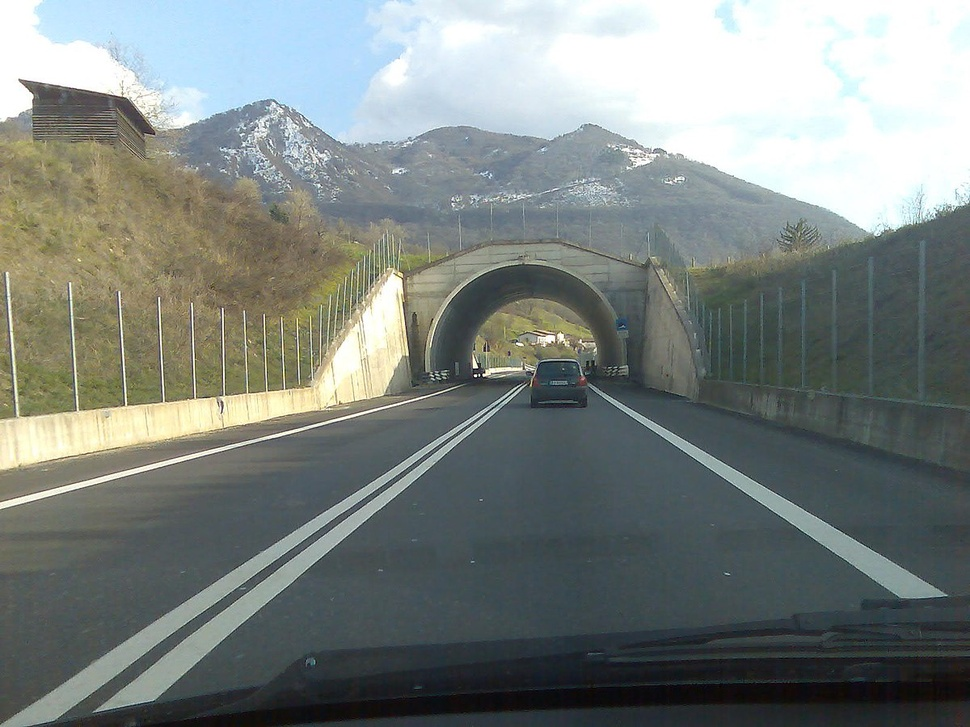
#> input picture 01_OpenCV/02_OpenCV-Basic-Image-Processing-Operations/08_canny-edge-detector/image/lane.jpg, 970 x 727 px, shrunk from 1200 x 900 before the run
$ python opencv_canny.py
#> lines starting #> are read from the running program, lines starting #| are printed output that depends on the picture; after the words box and inside, x2 and y2 are one past the last pixel; in counts of white or black regions, pixels touching at a corner belong together
import cv2
import logging
import os

logging.basicConfig(level=logging.INFO)

def display_image(title, image):
    cv2.imshow(title, image)
    cv2.waitKey(0)

def find_optimal_canny_threshold(image, low_start=10, high_start=200, step=10):
    optimal_low = low_start
    optimal_high = high_start
    optimal_edges = cv2.Canny(image, optimal_low, optimal_high)

    for low in range(low_start, 256, step):
        for high in range(high_start, 256, step):
            edges = cv2.Canny(image, low, high)
            if cv2.countNonZero(edges) < cv2.countNonZero(optimal_edges):
                optimal_low = low
                optimal_high = high
                optimal_edges = edges

    return optimal_low, optimal_high, optimal_edges

def canny_edge_detection(image_path):
    # Load the image, convert it to grayscale, and blur it slightly
    logging.info(f"Loading image from: {image_path}")
    image = cv2.imread(image_path)
#> image is the input picture: shape (727, 970, 3); mean B, G, R 127.8, 131, 124
    display_image("Original", image)

    gray = cv2.cvtColor(image, cv2.COLOR_BGR2GRAY)
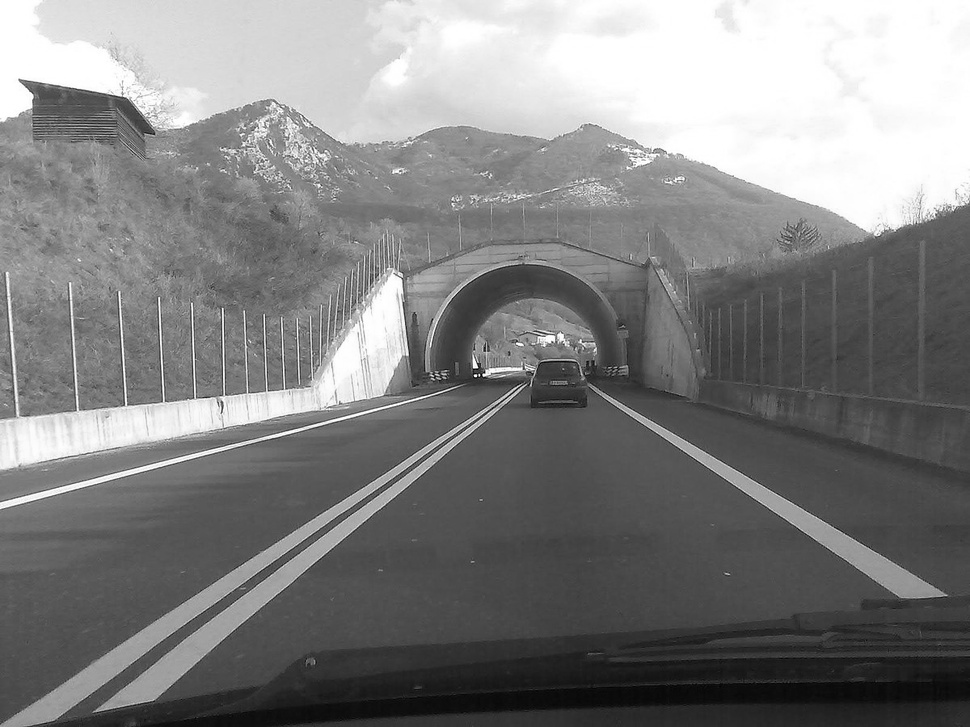
#> gray: shape (727, 970); min 1, max 255, mean 128.5
    blurred = cv2.GaussianBlur(gray, (5, 5), 0)

    # Show the original and blurred images
    display_image("Blurred", blurred)

    # Find optimal Canny thresholds
    low, high, wide_edges = find_optimal_canny_threshold(blurred)
#> in find_optimal_canny_threshold, `optimal_edges = cv2.Canny(image, optimal_low, optimal_high)`:
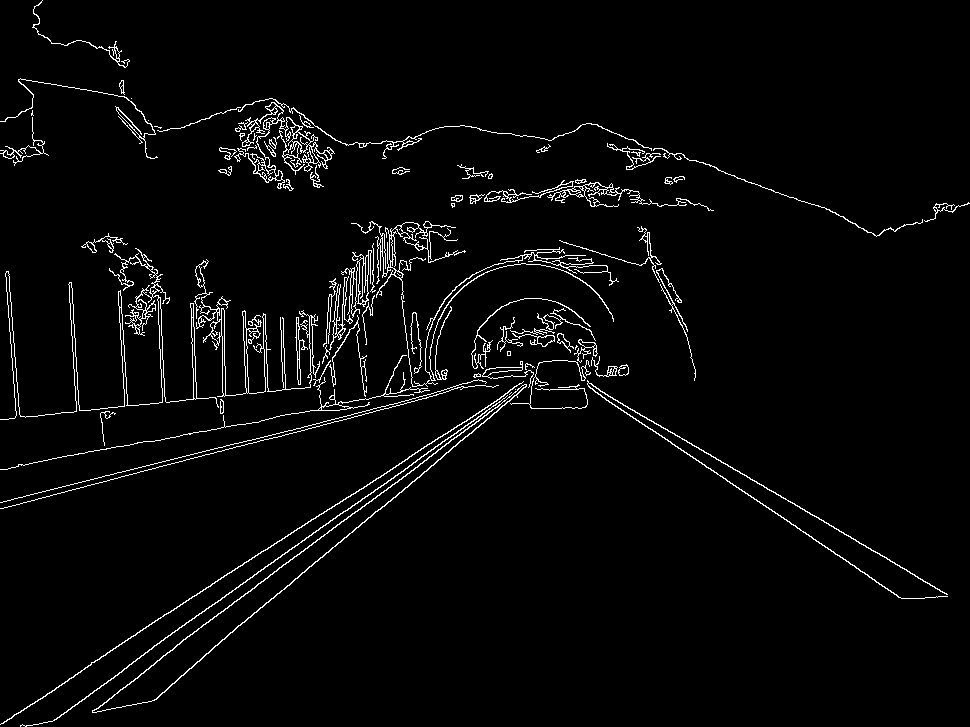
#> optimal_edges: shape (727, 970); 3.1% white in thin lines or dots
#> after the loop in find_optimal_canny_threshold, `for low in range(low_start, 256, step):`:
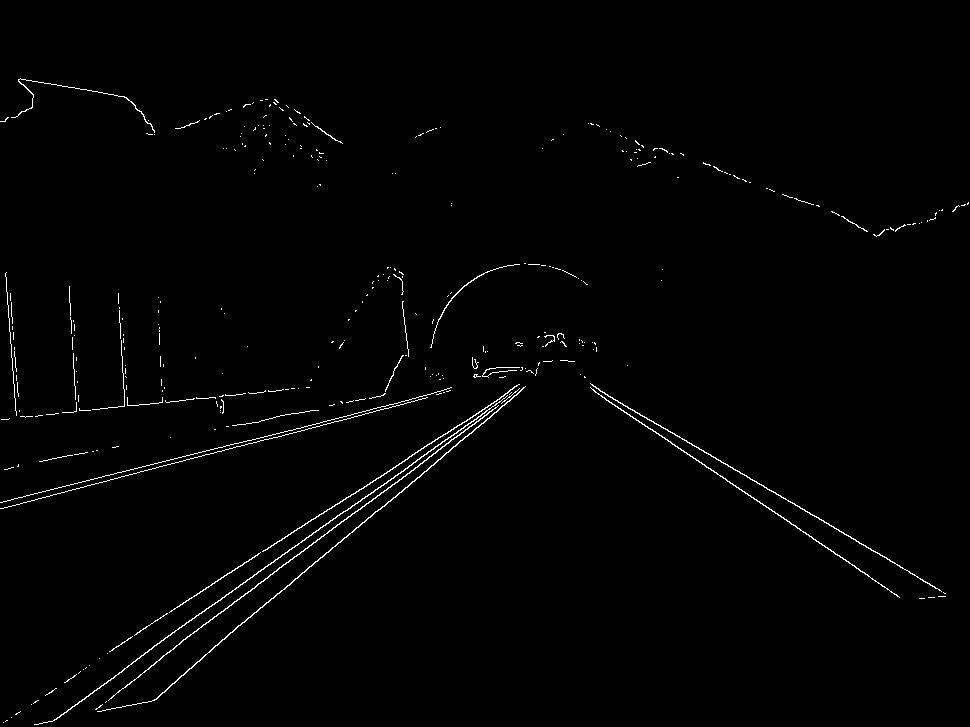
#> optimal_edges: shape (727, 970); 1.1% white in thin lines or dots, all inside (x1, y1, x2, y2) = (0, 78, 969, 725)
#> after the loop in find_optimal_canny_threshold, `for low in range(low_start, 256, step):`: optimal_high = 250
#> low = 250; high = 250
    logging.info(f"Optimal thresholds for wide edges: Low={low}, High={high}")
    display_image("Wide Edge Map", wide_edges)

    low, high, mid_edges = find_optimal_canny_threshold(blurred, low_start=30, high_start=150)
#> call 2 of find_optimal_canny_threshold, with low_start = 30, high_start = 150, step = 10
#> in find_optimal_canny_threshold (call 2), `optimal_edges = cv2.Canny(image, optimal_low, optimal_high)`:
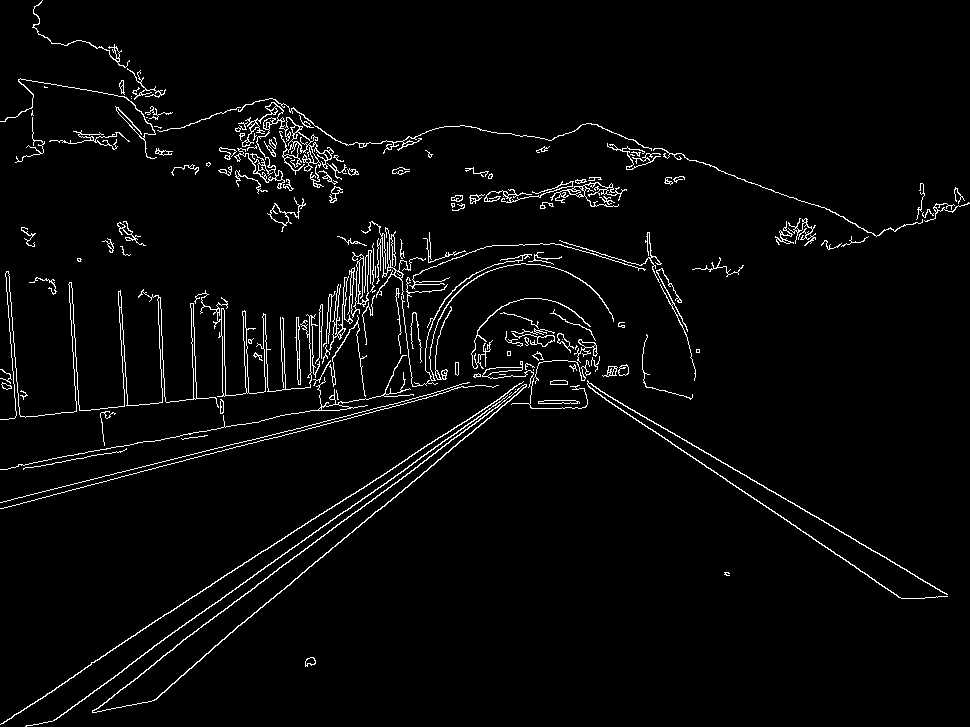
#> optimal_edges: shape (727, 970); 3.2% white in thin lines or dots
    logging.info(f"Optimal thresholds for mid-range edges: Low={low}, High={high}")
    display_image("Mid Edge Map", mid_edges)

    low, high, tight_edges = find_optimal_canny_threshold(blurred, low_start=240, high_start=250)
#> in find_optimal_canny_threshold (call 3), `optimal_edges = cv2.Canny(image, optimal_low, optimal_high)`: optimal_edges: shape (727, 970); 1.1% white in thin lines or dots, all inside (x1, y1, x2, y2) = (0, 78, 970, 725)
    logging.info(f"Optimal thresholds for tight edges: Low={low}, High={high}")
    display_image("Tight Edge Map", tight_edges)

def main():
    # Get the absolute path to the image
    script_dir = os.path.dirname(os.path.abspath(__file__))
    image_path = os.path.join(script_dir, "image", "lane.jpg")

    # Check if the file exists
    if not os.path.exists(image_path):
        logging.error("Image file not found.")
        return

    print("Image path:", image_path)
    canny_edge_detection(image_path)


if __name__ == "__main__":
    main()
